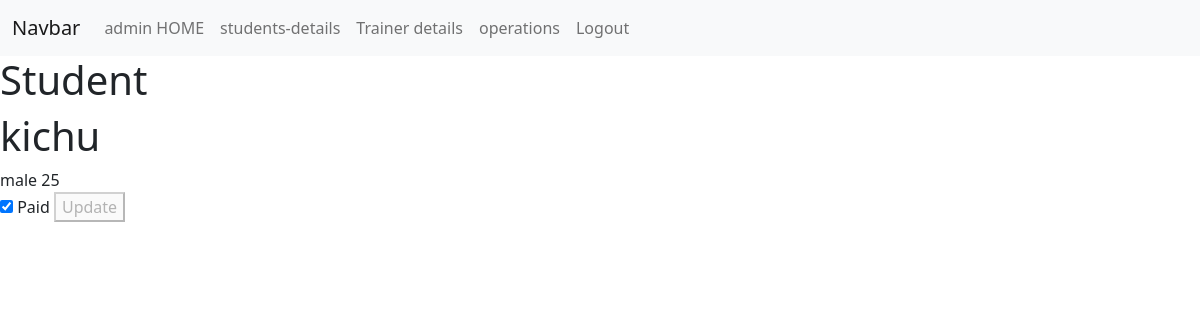
Page /gym-owner/user-details/17/ (signed in) on the earlier database version.
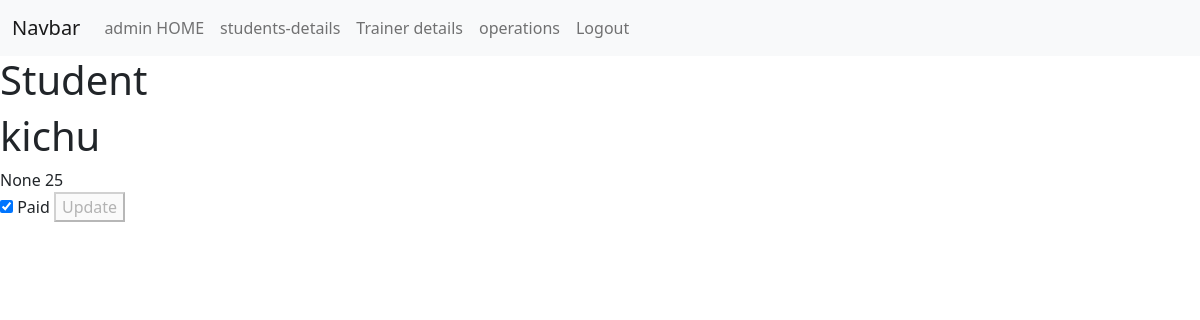
Same page on the later database version.
### users/models.py (models this page shows, shortened)
class CustomUser(AbstractUser):
    GENDER_CHOICES = [
        ('Male', 'Male'),
        ('Female', 'Female'),
        ('Other', 'Other'),
    ]
    GOALS = [
        ('LOSE','Weight lose'),
        ('FIT','Maintain weight'),
        ('GAIN','Weight gain'),
    ]
    FITNESS_LEVEL = [
        ('Beginner','Beginner'),
        ('Intemediate','Intemediate'),
        ('Advanced','Advanced')
    ]
    age = models.IntegerField(default=0,null=True,blank=True)
    gender = models.CharField(max_length=10, choices=GENDER_CHOICES,null=True,blank=True)
    phone = models.PositiveIntegerField(default=0,null=True, blank=True)
    place = models.CharField(max_length=30,null=True,blank=True)
    specialization = models.CharField(max_length=30,null=True,blank=True)
    experience_years = models.IntegerField(null=True, blank=True)
    certifications = models.CharField(max_length=50,null=True, blank=True)
    qualification = models.CharField(max_length=30,null=True,blank=True)
    goal = models.CharField(max_length=10,choices=GOALS,null=True, blank=True)
    fitness_level = models.CharField(max_length=15,choices=FITNESS_LEVEL, null=True, blank=True)
    is_approved= models.BooleanField(default=False)
    is_trainer = models.BooleanField(default=False)
    is_student = models.BooleanField(default=False)
    is_paid = models.BooleanField(default=False)

### owner/views.py (the view)
# urls.py: path('user-details/<int:pk>/',views.user_detail_view,name='user_details'),
def user_detail_view(request,pk):
      user_details = get_object_or_404(CustomUser, pk=pk)
      if user_details.is_trainer==True:
            new_reg_user = CustomUser.objects.get(pk=pk,is_trainer=True)
      elif user_details.is_student==True:
             new_reg_user = CustomUser.objects.get(pk=pk,is_student=True)
      else:
           new_reg_user = None
      return render(request,'unapproved-user-view.html',{'new_reg_user': new_reg_user })

### owner/templates/unapproved-user-view.html (shortened to what this page needs)
{% extends 'admin-dashbord.html' %}
{% load static %}
{% block content %}
{% if new_reg_user.is_student %}
  <h1>Student</h1>
{% elif new_reg_user.is_trainer %}
  <h1>Trainer</h1>
{% else %}
  <h1>Invalid User</h1>
{% endif %}
<h1>{{ new_reg_user.username }}</h1>
{{ new_reg_user.gender }}
{{ new_reg_user.age }}
<form method="post" action="{% url 'update_payment_status' new_reg_user.id %}">
    <input type="checkbox" name="is_paid" id="is_paid_{{ new_reg_user.id }}" {% if new_reg_user.is_paid %}checked{% endif %}>
    <label for="is_paid_{{ new_reg_user.id }}">Paid</label>
    <button type="submit" id="submit_{{ new_reg_user.id }}">Update</button>
</form>
{% endblock %}

Differences in the rows shown:
changed CustomUser "kichu": gender "male" → "None"
